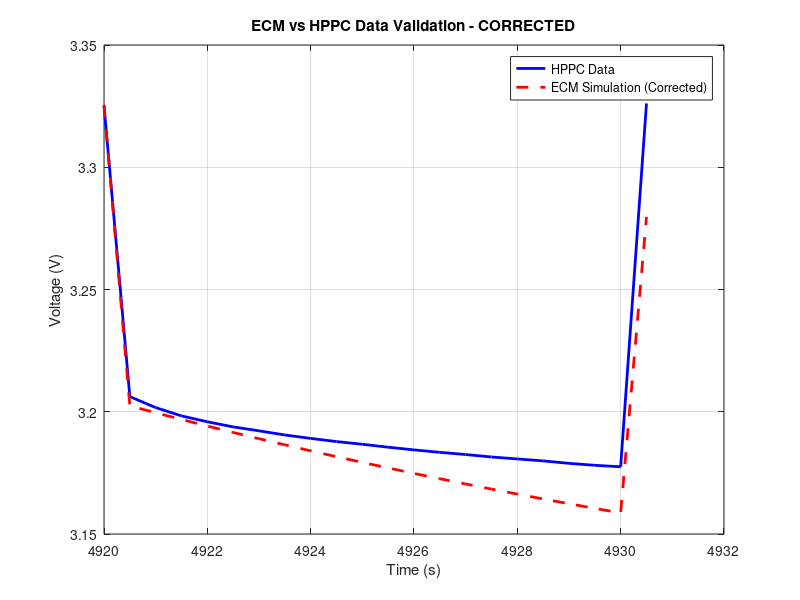

MATLAB code to generate this figure:
% ECM parameters (from EKF) - ORIGINAL REGION 2
R0 = 0.0012;  % 0.1 mΩ
R1 = 0.0010; % 6.21 mΩ  
R2 = 0.0004; % 2.85 mΩ
C1 = 31132.8;    % 9.9 kF
C2 = 38227.7;   % 14.6 kF
OCV = 3.3253; % Initial OCV

% Time, Current, and Voltage data
t_data = [4920, 4920.5, 4921, 4921.5, 4922, 4922.5, 4923, 4923.5, 4924, 4924.5, 4925, 4925.5, 4926, 4926.5, 4927, 4927.5, 4928, 4928.5, 4929, 4929.5, 4930, 4930.5];
I_data = [0, -100.0088, -100.0088, -100.0088, -100.0122, -100.0088, -100.0122, -100.0122, -100.0122, -100.0122, -100.0088, -100.0088, -100.0122, -100.0088, -100.0088, -100.0088, -100.0088, -100.0122, -100.0088, -100.0122, -100.0088, 0];
V_data = [3.3253, 3.2062, 3.2017, 3.1983, 3.1959, 3.1938, 3.1922, 3.1905, 3.1891, 3.1878, 3.1867, 3.1855, 3.1844, 3.1834, 3.1825, 3.1815, 3.1807, 3.1799, 3.1789, 3.1781, 3.1775, 3.3261];

% Initialize simulation
n_points = length(t_data);
t_sim = t_data - t_data(1); % Normalize time to start at 0

% Initialize state variables for RC circuits
V1 = 0; % Voltage across C1
V2 = 0; % Voltage across C2
V_sim = zeros(1, n_points);

% Simulate ECM response with time-varying current
for i = 1:n_points
    if i == 1
        % Initial condition
        V_sim(i) = OCV;
        V1 = 0;
        V2 = 0;
    else
        % Time step
        dt_actual = t_data(i) - t_data(i-1);
        I_current = I_data(i);
        
        % Update RC circuit voltages using exponential decay
        % CORRECTED: Remove abs() from RC equations
        exp_factor1 = exp(-dt_actual/(R1*C1));
        exp_factor2 = exp(-dt_actual/(R2*C2));
        
        V1 = V1 * exp_factor1 - I_current * R1 * (1 - exp_factor1);
        V2 = V2 * exp_factor2 - I_current * R2 * (1 - exp_factor2);
        
        % Calculate terminal voltage
        % CORRECTED: Remove abs() from R0 term
        V_sim(i) = OCV + I_current * R0 - V1 - V2;
    end
end

% Plot comparison
figure;
plot(t_data, V_data, 'b-', 'LineWidth', 2, 'DisplayName', 'HPPC Data');
hold on;
plot(t_data, V_sim, 'r--', 'LineWidth', 2, 'DisplayName', 'ECM Simulation (Corrected)');
xlabel('Time (s)');
ylabel('Voltage (V)');
legend;
title('ECM vs HPPC Data Validation - CORRECTED');
grid on;

% Calculate and display error metrics
rmse = sqrt(mean((V_data - V_sim).^2));
mae = mean(abs(V_data - V_sim));
max_error = max(abs(V_data - V_sim));

fprintf('Corrected Model Validation Metrics:\n');
fprintf('RMSE: %.6f V (%.2f mV)\n', rmse, rmse*1000);
fprintf('MAE: %.6f V (%.2f mV)\n', mae, mae*1000);
fprintf('Max Error: %.6f V (%.2f mV)\n', max_error, max_error*1000);
